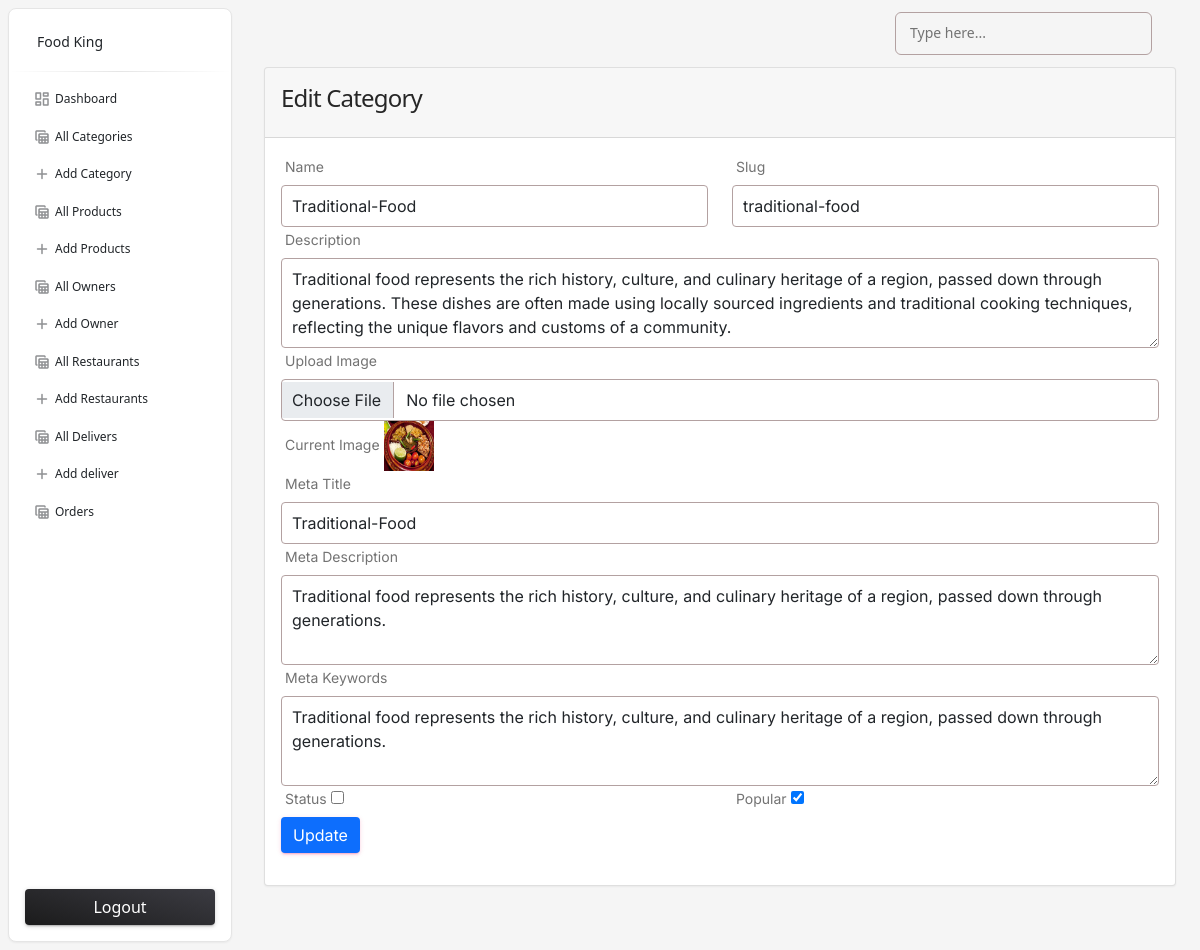
The app's page /admin/edit-category.php?id=1 (signed in) with its own data.
### tables this page shows
CREATE TABLE `categories` (
  `id` int(10) NOT NULL,
  `name` varchar(225) NOT NULL,
  `slug` varchar(225) NOT NULL,
  `description` mediumtext NOT NULL,
  `status` tinyint(4) NOT NULL DEFAULT 0,
  `popular` tinyint(4) NOT NULL DEFAULT 0,
  `image` varchar(225) NOT NULL,
  `meta_title` varchar(225) NOT NULL,
  `meta_description` mediumtext NOT NULL,
  `meta_keywords` mediumtext NOT NULL,
  `created_at` timestamp NOT NULL DEFAULT current_timestamp()
);

### functions/myfunctions.php (called while the page is built, shortened)
<?php
include('../config/dbcon.php');
function getByID($table, $id) {
    global $con;
    $query = "SELECT * FROM $table WHERE id='$id'";
    return $query_run = mysqli_query($con, $query);
}
?>

### admin/edit-category.php (the view, shortened to what this page needs)
<?php
include('includes/header.php');
?>
<div class="container">
    <div class="row">
        <div class="col-md-12">
            <?php
              if(isset($_GET['id']))
              {
                $id = $_GET['id'];
                $category = getByID("categories", $id);
                if(mysqli_num_rows($category) > 0)
                {
                    $data = mysqli_fetch_array($category);
                    ?>
                  <div class="card">
                    <div class="card-header">
                       <h4>Edit Category</h4>
                    </div>
                    <div class="card-body">
                    <form action="code.php" method="POST" enctype="multipart/form-data">
                        <div class="row">
                            <div class="col-md-6">
                                <label for="">Name</label>
                                <input type="text" name="name" value="<?= $data['name'] ?>" placeholder="Enter category name" class="form-control">
                            </div>
                            <div class="col-md-6">
                                <label for="">Slug</label>
                                <input type="text" name="slug" value="<?= $data['slug'] ?>" placeholder="Enter slug" class="form-control">
                            </div>
                            <div class="col-md-12">
                                <label for="">Description</label>
                                <textarea rows="3" name="description" placeholder="Enter description" class="form-control"><?= $data['description'] ?></textarea>
                            </div>
                            <div class="col-md-12">
                                <label for="">Upload Image</label>
                                <input type="file" name="image" class="form-control">
                                <label for="">Current Image</label>
                                <img src="../uploads/<?= $data['image'] ?>" width="50px" height="50px" alt="">
                            </div>
                            <div class="col-md-12">
                                <label for="">Meta Title</label>
                                <input type="text" name="meta_title" value="<?= $data['meta_title'] ?>" placeholder="Enter meta title" class="form-control">
                            </div>
                            <div class="col-md-12">
                                <label for="">Meta Description</label>
                                <textarea rows="3" name="meta_description" placeholder="Enter meta description" class="form-control"><?= $data['meta_description']?></textarea>
                            </div>
                            <div class="col-md-12">
                                <label for="">Meta Keywords</label>
                                <textarea rows="3" name="meta_keywords" placeholder="Enter meta keywords" class="form-control"><?= $data['meta_keywords']?></textarea>
                            </div>
                            <div class="col-md-6">
                                <label for="">Status</label>
                                <input type="checkbox" <?= $data['status'] ? "checked": ""?> name="status">
                            </div>
                            <div class="col-md-6">
                                <label for="">Popular</label>
                                <input type="checkbox" <?= $data['popular'] ? "checked": ""?> name="popular">
                            </div>
                            <div class="col-md-12">
                                <button type="submit" class="btn btn-primary" name="update_category_btn">Update</button>
                            </div>
                        </div>
                    </form>
                    </div>
                  </div>
                  <?php
                }
                else{
                    echo "Category not found";
                }
              }
              else{
                echo "Id missing from url";
              }
            ?>
        </div>
    </div>
</div>
<?php include('includes/footer.php'); ?>

### admin/includes/header.php (style rules this page uses)
.form-control { border: 1px solid #b3a1a1 !important; padding: 8px 10px; }

### records on screen
categories: name "Traditional-Food", slug "traditional-food", description "Traditional food represents the rich history, culture, and culinary heritage of a region, passed down through generations. These dishes are often made using locally sourced ingredients and traditional cooking techniques, reflecting the unique flavors and customs of a community.", image (picture), meta_title "Traditional-Food", meta_description "Traditional food represents the rich history, culture, and culinary heritage of a region, passed down through generations.", meta_keywords "Traditional food represents the rich history, culture, and culinary heritage of a region, passed down through generations.", popular "☑"
